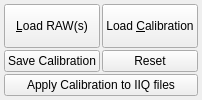
          <widget class="QFrame" name="buttonFrame">
           <property name="sizePolicy">
            <sizepolicy hsizetype="Preferred" vsizetype="Preferred">
             <horstretch>0</horstretch>
             <verstretch>0</verstretch>
            </sizepolicy>
           </property>
           <property name="minimumSize">
            <size>
             <width>0</width>
             <height>0</height>
            </size>
           </property>
           <property name="maximumSize">
            <size>
             <width>16777215</width>
             <height>16777215</height>
            </size>
           </property>
           <layout class="QGridLayout" name="gridLayout_2">
            <property name="leftMargin">
             <number>4</number>
            </property>
            <property name="topMargin">
             <number>4</number>
            </property>
            <property name="rightMargin">
             <number>4</number>
            </property>
            <property name="bottomMargin">
             <number>4</number>
            </property>
            <property name="spacing">
             <number>2</number>
            </property>
            <item row="2" column="0">
             <widget class="QPushButton" name="btnSave">
              <property name="toolTip">
               <string>Save the remapped defects into calibration file
ready for upload onto digital back</string>
              </property>
              <property name="text">
               <string>Save Calibration</string>
              </property>
             </widget>
            </item>
            <item row="2" column="1">
             <widget class="QPushButton" name="btnReset">
              <property name="toolTip">
               <string>Discard remap and reload defects
from currently opened IIQ/TIF file</string>
              </property>
              <property name="text">
               <string>Reset</string>
              </property>
             </widget>
            </item>
            <item row="1" column="0">
             <widget class="QPushButton" name="btnLoadRaws">
              <property name="sizePolicy">
               <sizepolicy hsizetype="Minimum" vsizetype="Preferred">
                <horstretch>0</horstretch>
                <verstretch>0</verstretch>
               </sizepolicy>
              </property>
              <property name="toolTip">
               <string>Load and display single or multiple IIQ/TIF
files to start looking for defects. If 
multiple RAW files are selected they are
median stacked to reduce noise.</string>
              </property>
              <property name="text">
               <string>&amp;Load RAW(s)</string>
              </property>
             </widget>
            </item>
            <item row="1" column="1">
             <widget class="QPushButton" name="btnLoadCal">
              <property name="sizePolicy">
               <sizepolicy hsizetype="Minimum" vsizetype="Preferred">
                <horstretch>0</horstretch>
                <verstretch>0</verstretch>
               </sizepolicy>
              </property>
              <property name="toolTip">
               <string>Load the .calib previously saved
calibration file for the digital back
being remapped</string>
              </property>
              <property name="text">
               <string>Load &amp;Calibration</string>
              </property>
             </widget>
            </item>
            <item row="3" column="0" colspan="2">
             <widget class="QPushButton" name="btnApplyToFiles">
              <property name="toolTip">
               <string>Applies new calibration to 
selected existing IIQ files.
This will override calibration
already in those files with this 
one ready to be processed.</string>
              </property>
              <property name="text">
               <string>Apply Calibration to IIQ files</string>
              </property>
             </widget>
            </item>
           </layout>
          </widget>
